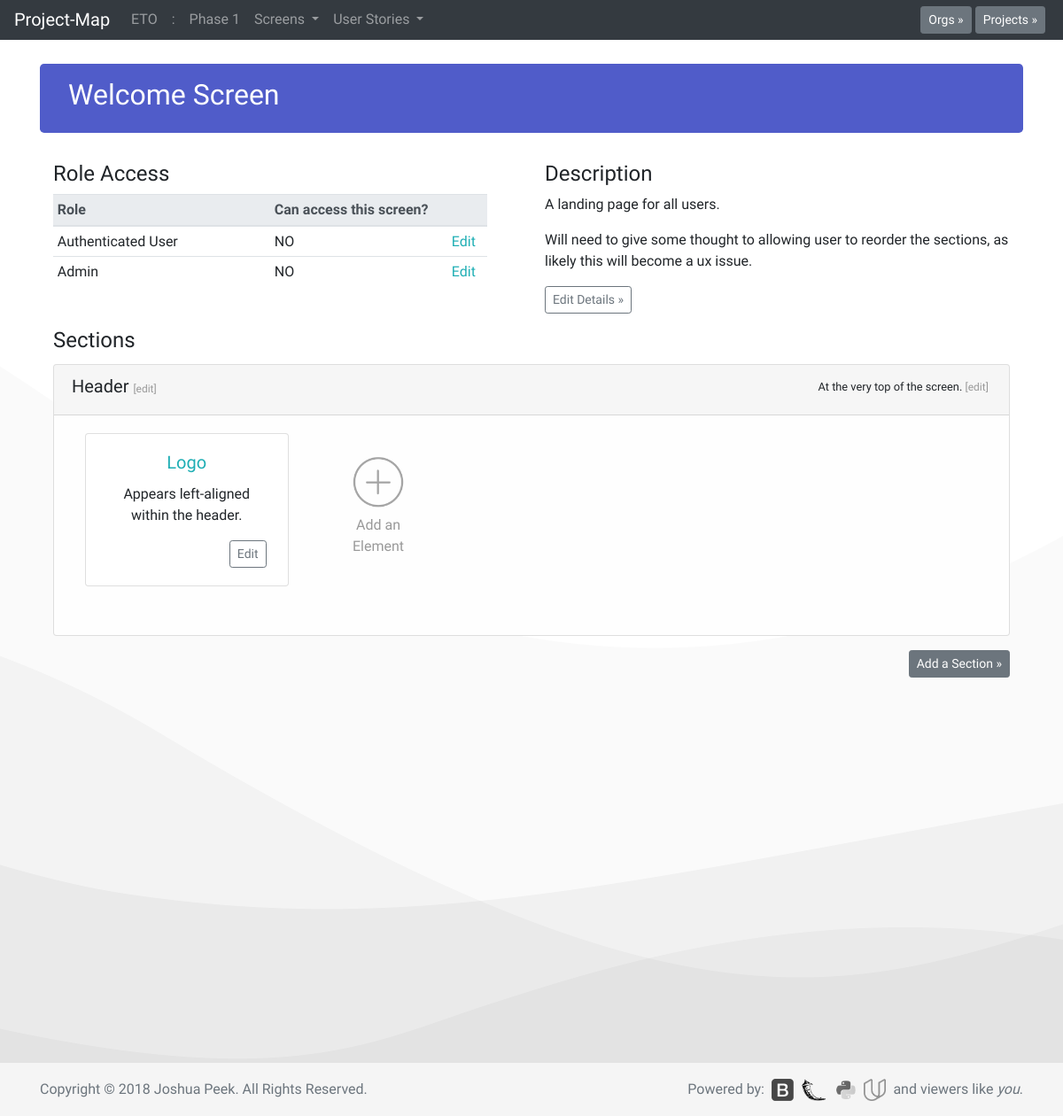
Before: /p1/scrn1 with the older database file.
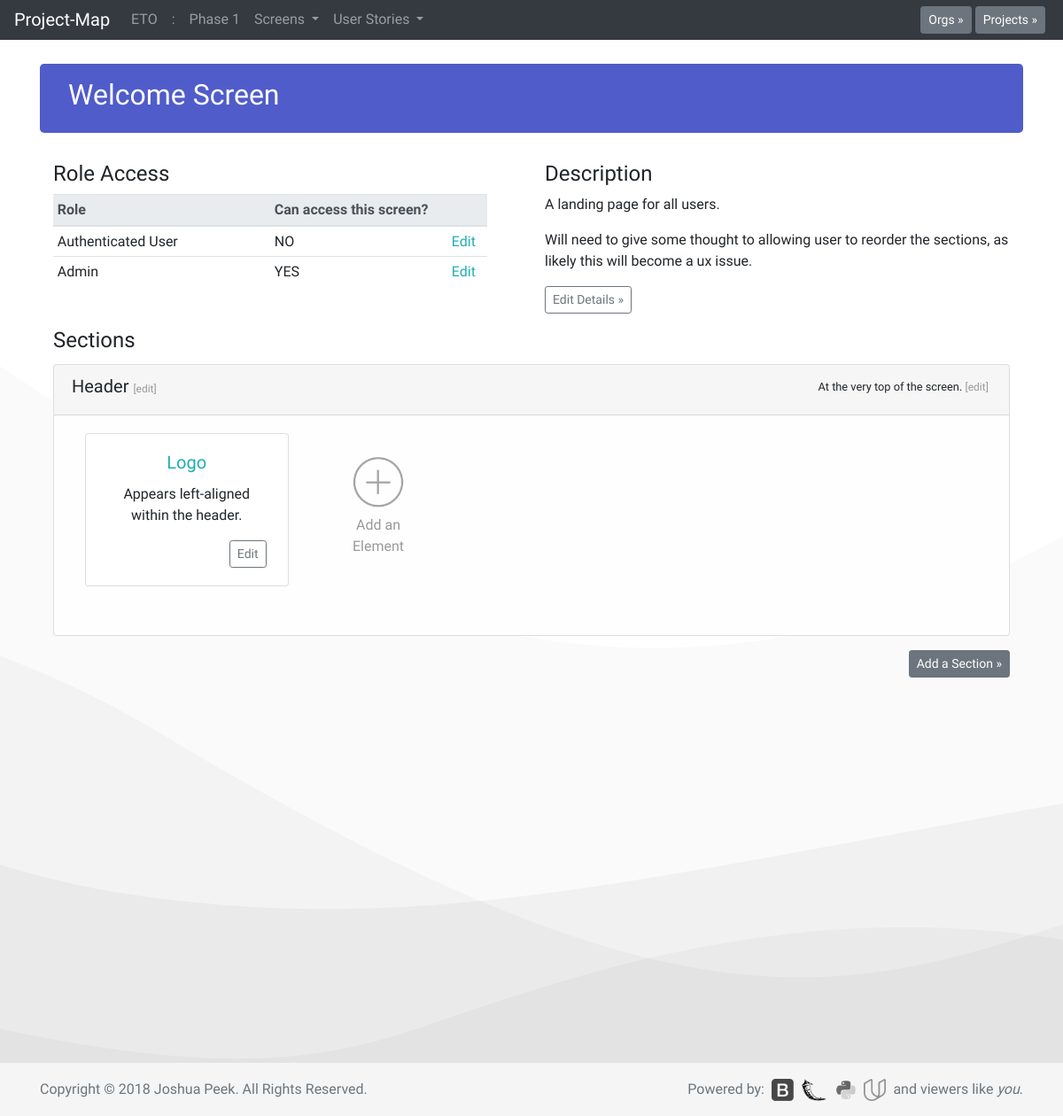
After: the same page with the newer database file.
### database_setup.py (models this page shows, shortened)
class Role(Base):
    __tablename__ = 'role'
    id = Column(Integer, primary_key=True)
    title = Column(String(250), nullable=False)
    description = Column(String(500))
    authRequired = Column(String(5))
    project_id = Column(Integer, ForeignKey('project.id'))
    project = relationship(Project)

class ScreenSection(Base):
    __tablename__ = 'screensection'
    id = Column(Integer, primary_key=True)
    screen_id = Column(Integer, ForeignKey('screen.id'))
    screen = relationship(Screen)
    section_id = Column(Integer, ForeignKey('section.id'))
    section = relationship(Section)

class Section(Base):
    __tablename__ = 'section'
    id = Column(Integer, primary_key=True)
    title = Column(String(250), nullable=False)
    description = Column(String(500))
    project_id = Column(Integer, ForeignKey('project.id'))
    project = relationship(Project)

class SectionElement(Base):
    __tablename__ = 'sectionelement'
    id = Column(Integer, primary_key=True)
    section_id = Column(Integer, ForeignKey('section.id'))
    section = relationship(Section)
    element_id = Column(Integer, ForeignKey('element.id'))
    element = relationship(Element)
    project_id = Column(Integer, ForeignKey('project.id'))
    project = relationship(Project)

class Element(Base):
    __tablename__ = 'element'
    id = Column(Integer, primary_key=True)
    title = Column(String(250), nullable=False)
    description = Column(String(500))
    project_id = Column(Integer, ForeignKey('project.id'))
    project = relationship(Project)

class RoleScreen(Base):
    __tablename__ = 'rolescreen'
    id = Column(Integer, primary_key=True)
    access = Column(String(1), nullable=False)
    project_id = Column(Integer, ForeignKey('project.id'))
    project = relationship(Project)
    role_id = Column(Integer, ForeignKey('role.id'), nullable=False)
    role = relationship(Role)
    screen_id = Column(Integer, ForeignKey('screen.id'), nullable=False)
    screen = relationship(Screen)

### app.py (the view)
@app.route('/p<int:project_id>/scrn<int:screen_id>')
def screenPage(project_id, screen_id):
    allorgs = session.query(Org).all()
    allprojects = session.query(Project).all()
    project = session.query(Project).filter_by(id=project_id).one()
    org = session.query(Org).filter_by(id=project.org.id).one()
    projects = session.query(Project).filter_by(org_id=org.id).all()
    screens = session.query(Screen).filter_by(project_id=project.id).all()
    roleaccess = session.query(Role.id, Role.title, RoleScreen.access).\
        join(RoleScreen).\
        filter(Role.project_id==project_id).\
        filter(RoleScreen.screen_id==screen_id).all()
    knownroles=[]
    for i in roleaccess:
        knownroles.append(i.id)
    getnewroles = session.query(Role).\
        filter(Role.project_id==project_id).\
        filter(Role.id not in knownroles).all()
    newroles = []
    for i in getnewroles:
        if i.id not in knownroles:
            newrole=Role(id=i.id, title=i.title)
            newroles.append(newrole)
    screen = session.query(Screen).filter_by(id=screen_id).one()
    screenSections = session.query(ScreenSection).\
        filter_by(screen_id=screen_id).all()
    roleScreen = session.query(RoleScreen).filter_by(screen_id=screen_id).all()
    se=session.query(SectionElement).filter_by(project_id=project.id).all()
    return render_template('wire.html', screen=screen,
        screenSections=screenSections,
        roleScreen=roleScreen,
        allorgs=allorgs,
        allprojects=allprojects, roleaccess=roleaccess,
        projects=projects, org=org, newroles=newroles, sectionElements=se,
        screens=screens, project=project)

### templates/wire.html (shortened to what the changed rows need)
<!doctype html>
<html lang="en">
  {% include "header.html" %}
  <body>
    <main role="main" class="container">
      <div class="jumbotron" style="padding:1rem 2rem;background-color:#505cc9;background-image:none;">
        <h2 style="font-family: 'Rock Salt', cursive;">{{screen.title}} Screen</h2>
      </div>
<div class="container">
  <div class="row">
    <div class="col-md-6 mb-1">
        <table class="table table-responsive table-sm table-hover" width="100%">
          <thead class="thead-light">
            <tr>
              <th scope="col" width="245px">Role</th>
              <th scope="col" width="200px">Can access this screen?</th>
              <th scope="col" width="45px"></th>
            </tr>
          </thead>
          <tbody>
            {% for i in roleaccess %}
            <tr>
              <td>{{i.title}}</td>
              <td>{% if i.access == "1" %}YES
                {% else %}NO{% endif %}</td>
              <td><a href='{{url_for('flipRoleScreen', role_id=i.id, screen_id=screen.id)}}'>Edit</a></td>
            </tr>
            {% endfor %}
            {% for i in newroles %}
            <tr>
              <td>{{i.title}}</td><td>NO</td>
              <td><a href='{{url_for('flipRoleScreen', role_id=i.id, screen_id=screen.id)}}'>Edit</a></td>
            </tr>
            {% endfor %}
          </tbody>
        </table>
      </div>
  </div>
</div>
<div class="container">
  {% for i in screenSections %}
  <div class="row mb-3">
    <div class="col-md-12">
      <div class="card text-center" style="background-color:#fefefe;">
        <div class="card-header text-left">
          <span style="float:left;"><h5>{{i.section.title}} <a href="{{url_for('editSection', section_id=i.section_id)}}" style="color:#999;font-size:.75rem;">[edit]</a></h5></span>
          <span style="float:right;text-align:right;padding:.2rem;font-size:.8rem;"><p class="card-text">{{i.section.description}} <a href="{{url_for('editSection', section_id=i.section_id)}}" style="color:#999;font-size:.75rem;">[edit]</a></p></span>
        </div>
        <div class="card-body">
          <div class="container">
            <div class="row">
                {% for a in sectionElements %}
                {% if a.section_id == i.section_id %}
                <div class="col-md-3" style="margin-bottom:2rem;">
                  <div class="card">
                    <div class="card-body" style="word-break:unset;">
                      <h5 class="card-title" style="font-size:1.25rem;color:#1eaeb4;">{{a.element.title}}</h5>
                      <p class="card-text" style="font-size:1rem;">{{a.element.description}}</p>
                      <span style="float:right;">
                        <a href="{{url_for('editElement', element_id=a.id)}}" class="btn btn-sm btn-outline-secondary">Edit</a>&nbsp;
                      </span>
                    </div>
                  </div>
                </div>
                {% endif %}
                {% endfor %}
                <div class="col-md-2" style="margin-bottom:2rem;">
                  <div class="card" style="background-clip: text;color: #999;border: 0px solid #C9C9C9;box-sizing:content-box;">
                    <div class="card-body" style="word-break:unset;">
                      <a href="{{url_for('newElement', section_id=i.id)}}">
                        <img src="../../static/images/plus.png" width="70%">
                      </a>
                      <p style="color:#999;text-size:.75rem;">Add an Element</p>
                    </div>
                  </div>
                </div>
            </div>
          </div>
        </div>
      </div>
    </div>
  </div>
  {% endfor %}
</div>
    </main>
  </body>
</html>

Changed rows visible on the page:
no longer on this page (row unchanged): Role: title "Authenticated User"
no longer on this page (row unchanged): Role: title "Admin"
added RoleScreen: title "Authenticated User", shows "NO"
added RoleScreen: title "Admin", shows "YES"
